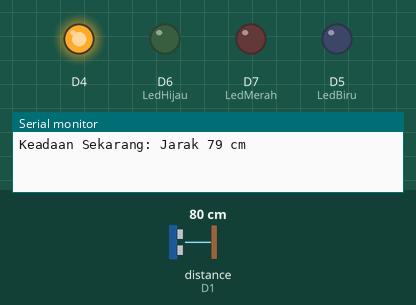
Simulated run of this sketch. Board: ESP8266 (NodeMCU). Parts: output pins drawn as LEDs (lit = HIGH, except the on-board LED, lit = LOW), the last lines printed to the serial monitor. Wiring (inferred from the names in the program): ultrasonic range finder: trigger D2; echo D1. Inputs (shaded band) come from the test bench; at power-on: distance to the obstacle (sensor on D1) 80 cm. The echo pulse lasts 58.3 µs per cm; pins used as bus, display or sensor lines are not drawn.

Above: at 4.2 s.
4.3 s: distance to the obstacle (sensor on D1) set to 2 cm
At 10.9 s:
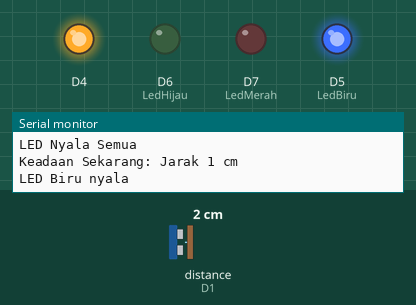
12.0 s: distance to the obstacle (sensor on D1) set to 9 cm
At 15.2 s:
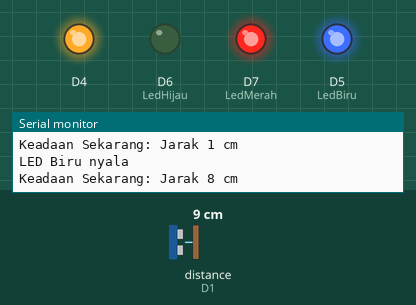
18.7 s: distance to the obstacle (sensor on D1) set to 4 cm
At 21.3 s:
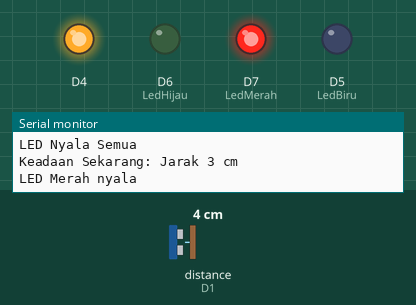
27.0 s: distance to the obstacle (sensor on D1) set to 18 cm
At 30.71 s:
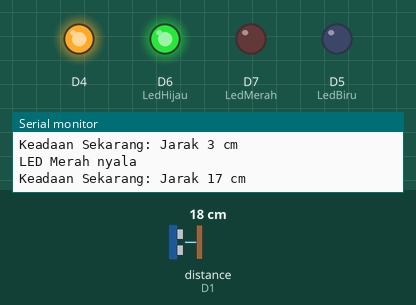
Timing chart, 0 to 38.5 s (numbered marks = the images above; inputs shaded):
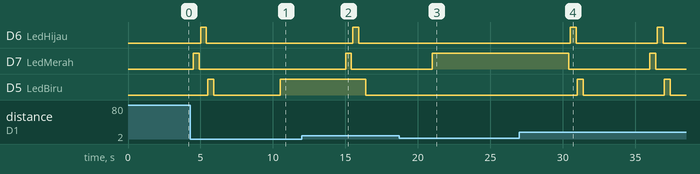

Measured:
- after the input at 4.3 s, D6 (LedHijau): goes on until 5.4 s, then stays LOW; D7 (LedMerah): goes on until 4.9 s, then stays LOW
- after the input at 12.0 s, D6 (LedHijau): LOW → HIGH after 3.5 s, → LOW 0.40 s later; D7 (LedMerah): LOW → HIGH after 3.0 s, → LOW 0.40 s later; D5 (LedBiru): HIGH → LOW after 4.4 s
- after the input at 18.7 s, D6 (LedHijau): stays LOW (without the input it goes to HIGH after 2.8 s); D7 (LedMerah): goes on until 21.0 s, then stays HIGH; D5 (LedBiru): stays LOW (without the input it goes to HIGH after 3.3 s)
- after the input at 27.0 s, D6 (LedHijau): alternates HIGH for 0.40 s and LOW for 5.6 s, starting after 3.5 s; D7 (LedMerah): HIGH → LOW after 3.4 s, → HIGH 5.6 s later, → LOW 0.40 s later; D5 (LedBiru): alternates HIGH for 0.40 s and LOW for 5.6 s, starting after 4.0 s

The sketch:

TUGAS2.ino
```cpp
#include <Arduino.h>

#define LedMerah D7
#define LedHijau D6
#define LedBiru D5
#define triggerPin D2
#define echoPin D1

int nilaiSensor;
byte temperature = 0;
byte humidity = 0;
int led = 13;

void Jarak() {
  long duration, jarak;
  digitalWrite(triggerPin, LOW);
  delayMicroseconds(2);
  digitalWrite(triggerPin, HIGH);
  delayMicroseconds(10);
  digitalWrite(triggerPin, LOW);
  duration = pulseIn(echoPin, HIGH);
  jarak = duration * 0.034 / 2;

  Serial.print("Keadaan Sekarang: Jarak ");
  Serial.print(jarak);
  Serial.println(" cm");
  delay(1500);

  //KONDISI 1 : JARAK 1 CM
  if (jarak == 1) {
    digitalWrite(LedBiru, HIGH);
    digitalWrite(LedMerah, LOW);
    digitalWrite(LedHijau, LOW);
    Serial.println("LED Biru nyala");
  }
  //KONDISI 2 : JARAK 2 CM
  if (jarak == 2) {
    digitalWrite(LedHijau, HIGH);
    digitalWrite(LedMerah, LOW);
    digitalWrite(LedBiru, LOW);
    Serial.println("LED Hijau nyala");
  }
  //KONDISI 3 : JARAK 3 CM
  if (jarak == 3) {
    digitalWrite(LedMerah, HIGH);
    digitalWrite(LedHijau, LOW);
    digitalWrite(LedBiru, LOW);
    Serial.println("LED Merah nyala");
  }
  //KONDISI 4 : JARAK > 3 CM
  if (jarak > 3) {
    digitalWrite(LedMerah, HIGH);
    delay(400);
    digitalWrite(LedMerah, LOW);
    delay(100);
    digitalWrite(LedHijau, HIGH);
    delay(400);
    digitalWrite(LedHijau, LOW);
    delay(100);
    digitalWrite(LedBiru, HIGH);
    delay(400);
    digitalWrite(LedBiru, LOW);
    delay(100);
    Serial.println("LED Nyala Semua");
  }
}

void setup() {
  Serial.begin(115200);
  pinMode(LedMerah, OUTPUT);
  pinMode(LedHijau, OUTPUT);
  pinMode(LedBiru, OUTPUT);
  pinMode(triggerPin, OUTPUT);
  pinMode(echoPin, INPUT);
  pinMode(BUILTIN_LED, OUTPUT);
  delay(3000);
}

void loop() {
  Jarak();
  delay(3000);
}
```
